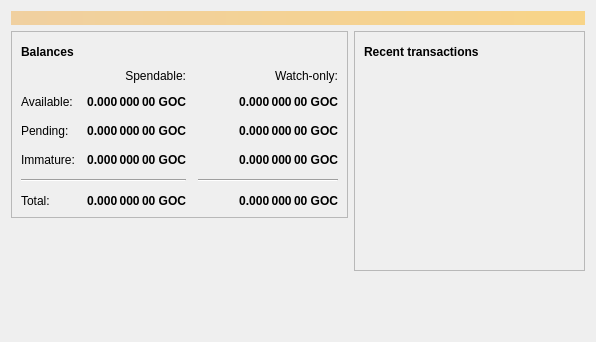
<?xml version="1.0" encoding="UTF-8"?>
<ui version="4.0">
 <class>OverviewPage</class>
 <widget class="QWidget" name="OverviewPage">
  <property name="geometry">
   <rect>
    <x>0</x>
    <y>0</y>
    <width>596</width>
    <height>342</height>
   </rect>
  </property>
  <property name="windowTitle">
   <string>Form</string>
  </property>
  <layout class="QVBoxLayout" name="topLayout">
   <item>
    <widget class="QLabel" name="labelAlerts">
     <property name="visible">
      <bool>false</bool>
     </property>
     <property name="styleSheet">
      <string notr="true">QLabel { background-color: qlineargradient(x1: 0, y1: 0, x2: 1, y2: 0, stop:0 #F0D0A0, stop:1 #F8D488); color:#000000; }</string>
     </property>
     <property name="wordWrap">
      <bool>true</bool>
     </property>
     <property name="margin">
      <number>3</number>
     </property>
     <property name="textInteractionFlags">
      <set>Qt::TextSelectableByMouse</set>
     </property>
    </widget>
   </item>
   <item>
    <layout class="QHBoxLayout" name="horizontalLayout" stretch="1,1">
     <item>
      <layout class="QVBoxLayout" name="verticalLayout_2">
       <item>
        <widget class="QFrame" name="frame">
         <property name="frameShape">
          <enum>QFrame::StyledPanel</enum>
         </property>
         <property name="frameShadow">
          <enum>QFrame::Raised</enum>
         </property>
         <layout class="QVBoxLayout" name="verticalLayout_4">
          <item>
           <layout class="QHBoxLayout" name="horizontalLayout_4">
            <item>
             <widget class="QLabel" name="label_5">
              <property name="font">
               <font>
                <weight>75</weight>
                <bold>true</bold>
               </font>
              </property>
              <property name="text">
               <string>Balances</string>
              </property>
             </widget>
            </item>
            <item>
             <widget class="QPushButton" name="labelWalletStatus">
              <property name="enabled">
               <bool>true</bool>
              </property>
              <property name="maximumSize">
               <size>
                <width>30</width>
                <height>16777215</height>
               </size>
              </property>
              <property name="toolTip">
               <string>The displayed information may be out of date. Your wallet automatically synchronizes with the Bitcoin network after a connection is established, but this process has not completed yet.</string>
              </property>
              <property name="text">
               <string/>
              </property>
              <property name="icon">
               <iconset resource="../bitcoin.qrc">
                <normaloff>:/icons/warning</normaloff>
                <disabledoff>:/icons/warning</disabledoff>:/icons/warning</iconset>
              </property>
              <property name="iconSize">
               <size>
                <width>24</width>
                <height>24</height>
               </size>
              </property>
              <property name="flat">
               <bool>true</bool>
              </property>
             </widget>
            </item>
            <item>
             <spacer name="horizontalSpacer_3">
              <property name="orientation">
               <enum>Qt::Horizontal</enum>
              </property>
              <property name="sizeHint" stdset="0">
               <size>
                <width>40</width>
                <height>20</height>
               </size>
              </property>
             </spacer>
            </item>
           </layout>
          </item>
          <item>
           <layout class="QGridLayout" name="gridLayout">
            <property name="spacing">
             <number>12</number>
            </property>
            <item row="2" column="2">
             <widget class="QLabel" name="labelWatchPending">
              <property name="font">
               <font>
                <weight>75</weight>
                <bold>true</bold>
               </font>
              </property>
              <property name="cursor">
               <cursorShape>IBeamCursor</cursorShape>
              </property>
              <property name="toolTip">
               <string>Unconfirmed transactions to watch-only addresses</string>
              </property>
              <property name="text">
               <string notr="true">0.000 000 00 GOC</string>
              </property>
              <property name="alignment">
               <set>Qt::AlignRight|Qt::AlignTrailing|Qt::AlignVCenter</set>
              </property>
              <property name="textInteractionFlags">
               <set>Qt::LinksAccessibleByMouse|Qt::TextSelectableByKeyboard|Qt::TextSelectableByMouse</set>
              </property>
             </widget>
            </item>
            <item row="2" column="1">
             <widget class="QLabel" name="labelUnconfirmed">
              <property name="font">
               <font>
                <weight>75</weight>
                <bold>true</bold>
               </font>
              </property>
              <property name="cursor">
               <cursorShape>IBeamCursor</cursorShape>
              </property>
              <property name="toolTip">
               <string>Total of transactions that have yet to be confirmed, and do not yet count toward the spendable balance</string>
              </property>
              <property name="text">
               <string notr="true">0.000 000 00 GOC</string>
              </property>
              <property name="alignment">
               <set>Qt::AlignRight|Qt::AlignTrailing|Qt::AlignVCenter</set>
              </property>
              <property name="textInteractionFlags">
               <set>Qt::LinksAccessibleByMouse|Qt::TextSelectableByKeyboard|Qt::TextSelectableByMouse</set>
              </property>
             </widget>
            </item>
            <item row="3" column="2">
             <widget class="QLabel" name="labelWatchImmature">
              <property name="font">
               <font>
                <weight>75</weight>
                <bold>true</bold>
               </font>
              </property>
              <property name="cursor">
               <cursorShape>IBeamCursor</cursorShape>
              </property>
              <property name="toolTip">
               <string>Mined balance in watch-only addresses that has not yet matured</string>
              </property>
              <property name="text">
               <string notr="true">0.000 000 00 GOC</string>
              </property>
              <property name="alignment">
               <set>Qt::AlignRight|Qt::AlignTrailing|Qt::AlignVCenter</set>
              </property>
              <property name="textInteractionFlags">
               <set>Qt::LinksAccessibleByMouse|Qt::TextSelectableByKeyboard|Qt::TextSelectableByMouse</set>
              </property>
             </widget>
            </item>
            <item row="4" column="0" colspan="2">
             <widget class="Line" name="line">
              <property name="orientation">
               <enum>Qt::Horizontal</enum>
              </property>
             </widget>
            </item>
            <item row="4" column="2">
             <widget class="Line" name="lineWatchBalance">
              <property name="sizePolicy">
               <sizepolicy hsizetype="Preferred" vsizetype="Fixed">
                <horstretch>0</horstretch>
                <verstretch>0</verstretch>
               </sizepolicy>
              </property>
              <property name="minimumSize">
               <size>
                <width>140</width>
                <height>0</height>
               </size>
              </property>
              <property name="orientation">
               <enum>Qt::Horizontal</enum>
              </property>
             </widget>
            </item>
            <item row="5" column="0">
             <widget class="QLabel" name="labelTotalText">
              <property name="text">
               <string>Total:</string>
              </property>
             </widget>
            </item>
            <item row="3" column="1">
             <widget class="QLabel" name="labelImmature">
              <property name="font">
               <font>
                <weight>75</weight>
                <bold>true</bold>
               </font>
              </property>
              <property name="cursor">
               <cursorShape>IBeamCursor</cursorShape>
              </property>
              <property name="toolTip">
               <string>Mined balance that has not yet matured</string>
              </property>
              <property name="text">
               <string notr="true">0.000 000 00 GOC</string>
              </property>
              <property name="alignment">
               <set>Qt::AlignRight|Qt::AlignTrailing|Qt::AlignVCenter</set>
              </property>
              <property name="textInteractionFlags">
               <set>Qt::LinksAccessibleByMouse|Qt::TextSelectableByKeyboard|Qt::TextSelectableByMouse</set>
              </property>
             </widget>
            </item>
            <item row="2" column="3">
             <spacer name="horizontalSpacer_2">
              <property name="orientation">
               <enum>Qt::Horizontal</enum>
              </property>
              <property name="sizeHint" stdset="0">
               <size>
                <width>40</width>
                <height>20</height>
               </size>
              </property>
             </spacer>
            </item>
            <item row="3" column="0">
             <widget class="QLabel" name="labelImmatureText">
              <property name="text">
               <string>Immature:</string>
              </property>
             </widget>
            </item>
            <item row="5" column="1">
             <widget class="QLabel" name="labelTotal">
              <property name="font">
               <font>
                <weight>75</weight>
                <bold>true</bold>
               </font>
              </property>
              <property name="cursor">
               <cursorShape>IBeamCursor</cursorShape>
              </property>
              <property name="toolTip">
               <string>Your current total balance</string>
              </property>
              <property name="text">
               <string notr="true">0.000 000 00 GOC</string>
              </property>
              <property name="alignment">
               <set>Qt::AlignRight|Qt::AlignTrailing|Qt::AlignVCenter</set>
              </property>
              <property name="textInteractionFlags">
               <set>Qt::LinksAccessibleByMouse|Qt::TextSelectableByKeyboard|Qt::TextSelectableByMouse</set>
              </property>
             </widget>
            </item>
            <item row="5" column="2">
             <widget class="QLabel" name="labelWatchTotal">
              <property name="font">
               <font>
                <weight>75</weight>
                <bold>true</bold>
               </font>
              </property>
              <property name="cursor">
               <cursorShape>IBeamCursor</cursorShape>
              </property>
              <property name="toolTip">
               <string>Current total balance in watch-only addresses</string>
              </property>
              <property name="text">
               <string notr="true">0.000 000 00 GOC</string>
              </property>
              <property name="alignment">
               <set>Qt::AlignRight|Qt::AlignTrailing|Qt::AlignVCenter</set>
              </property>
              <property name="textInteractionFlags">
               <set>Qt::LinksAccessibleByMouse|Qt::TextSelectableByKeyboard|Qt::TextSelectableByMouse</set>
              </property>
             </widget>
            </item>
            <item row="0" column="2">
             <widget class="QLabel" name="labelWatchonly">
              <property name="text">
               <string>Watch-only:</string>
              </property>
              <property name="alignment">
               <set>Qt::AlignRight|Qt::AlignTrailing|Qt::AlignVCenter</set>
              </property>
             </widget>
            </item>
            <item row="1" column="0">
             <widget class="QLabel" name="labelBalanceText">
              <property name="text">
               <string>Available:</string>
              </property>
             </widget>
            </item>
            <item row="1" column="1">
             <widget class="QLabel" name="labelBalance">
              <property name="font">
               <font>
                <weight>75</weight>
                <bold>true</bold>
               </font>
              </property>
              <property name="cursor">
               <cursorShape>IBeamCursor</cursorShape>
              </property>
              <property name="toolTip">
               <string>Your current spendable balance</string>
              </property>
              <property name="text">
               <string notr="true">0.000 000 00 GOC</string>
              </property>
              <property name="alignment">
               <set>Qt::AlignRight|Qt::AlignTrailing|Qt::AlignVCenter</set>
              </property>
              <property name="textInteractionFlags">
               <set>Qt::LinksAccessibleByMouse|Qt::TextSelectableByKeyboard|Qt::TextSelectableByMouse</set>
              </property>
             </widget>
            </item>
            <item row="1" column="2">
             <widget class="QLabel" name="labelWatchAvailable">
              <property name="font">
               <font>
                <weight>75</weight>
                <bold>true</bold>
               </font>
              </property>
              <property name="cursor">
               <cursorShape>IBeamCursor</cursorShape>
              </property>
              <property name="toolTip">
               <string>Your current balance in watch-only addresses</string>
              </property>
              <property name="text">
               <string notr="true">0.000 000 00 GOC</string>
              </property>
              <property name="alignment">
               <set>Qt::AlignRight|Qt::AlignTrailing|Qt::AlignVCenter</set>
              </property>
              <property name="textInteractionFlags">
               <set>Qt::LinksAccessibleByMouse|Qt::TextSelectableByKeyboard|Qt::TextSelectableByMouse</set>
              </property>
             </widget>
            </item>
            <item row="2" column="0">
             <widget class="QLabel" name="labelPendingText">
              <property name="text">
               <string>Pending:</string>
              </property>
             </widget>
            </item>
            <item row="0" column="1">
             <widget class="QLabel" name="labelSpendable">
              <property name="text">
               <string>Spendable:</string>
              </property>
              <property name="alignment">
               <set>Qt::AlignRight|Qt::AlignTrailing|Qt::AlignVCenter</set>
              </property>
             </widget>
            </item>
           </layout>
          </item>
         </layout>
        </widget>
       </item>
       <item>
        <spacer name="verticalSpacer">
         <property name="orientation">
          <enum>Qt::Vertical</enum>
         </property>
         <property name="sizeHint" stdset="0">
          <size>
           <width>20</width>
           <height>40</height>
          </size>
         </property>
        </spacer>
       </item>
      </layout>
     </item>
     <item>
      <layout class="QVBoxLayout" name="verticalLayout_3">
       <item>
        <widget class="QFrame" name="frame_2">
         <property name="frameShape">
          <enum>QFrame::StyledPanel</enum>
         </property>
         <property name="frameShadow">
          <enum>QFrame::Raised</enum>
         </property>
         <layout class="QVBoxLayout" name="verticalLayout">
          <item>
           <layout class="QHBoxLayout" name="horizontalLayout_2">
            <item>
             <widget class="QLabel" name="label_4">
              <property name="font">
               <font>
                <weight>75</weight>
                <bold>true</bold>
               </font>
              </property>
              <property name="text">
               <string>Recent transactions</string>
              </property>
             </widget>
            </item>
            <item>
             <widget class="QPushButton" name="labelTransactionsStatus">
              <property name="enabled">
               <bool>true</bool>
              </property>
              <property name="maximumSize">
               <size>
                <width>30</width>
                <height>16777215</height>
               </size>
              </property>
              <property name="toolTip">
               <string>The displayed information may be out of date. Your wallet automatically synchronizes with the Bitcoin network after a connection is established, but this process has not completed yet.</string>
              </property>
              <property name="text">
               <string/>
              </property>
              <property name="icon">
               <iconset resource="../bitcoin.qrc">
                <normaloff>:/icons/warning</normaloff>
                <disabledoff>:/icons/warning</disabledoff>:/icons/warning</iconset>
              </property>
              <property name="iconSize">
               <size>
                <width>24</width>
                <height>24</height>
               </size>
              </property>
              <property name="flat">
               <bool>true</bool>
              </property>
             </widget>
            </item>
            <item>
             <spacer name="horizontalSpacer">
              <property name="orientation">
               <enum>Qt::Horizontal</enum>
              </property>
              <property name="sizeHint" stdset="0">
               <size>
                <width>40</width>
                <height>20</height>
               </size>
              </property>
             </spacer>
            </item>
           </layout>
          </item>
          <item>
           <widget class="QListView" name="listTransactions">
            <property name="styleSheet">
             <string notr="true">QListView { background: transparent; }</string>
            </property>
            <property name="frameShape">
             <enum>QFrame::NoFrame</enum>
            </property>
            <property name="verticalScrollBarPolicy">
             <enum>Qt::ScrollBarAlwaysOff</enum>
            </property>
            <property name="horizontalScrollBarPolicy">
             <enum>Qt::ScrollBarAlwaysOff</enum>
            </property>
            <property name="selectionMode">
             <enum>QAbstractItemView::NoSelection</enum>
            </property>
           </widget>
          </item>
         </layout>
        </widget>
       </item>
       <item>
        <spacer name="verticalSpacer_2">
         <property name="orientation">
          <enum>Qt::Vertical</enum>
         </property>
         <property name="sizeHint" stdset="0">
          <size>
           <width>20</width>
           <height>40</height>
          </size>
         </property>
        </spacer>
       </item>
      </layout>
     </item>
    </layout>
   </item>
  </layout>
 </widget>
 <resources/>
 <connections/>
</ui>
